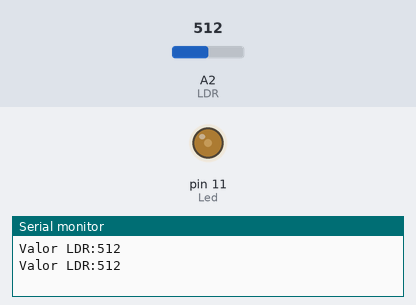
The sketch below on a simulated Arduino Uno, built with avr-gcc and run on an emulated ATmega328P. On the bench: output pins drawn as LEDs (lit = HIGH), the last lines printed to the serial monitor. The inputs (shaded band) are chosen by the test bench; at power-on: A2 (LDR) = 512.

Above: at 1.5 s.
1.6 s: A2 (LDR) set to 306
At 3.4 s:
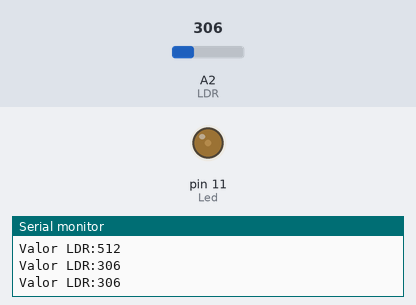
3.7 s: A2 (LDR) set to 0
At 4.6 s:
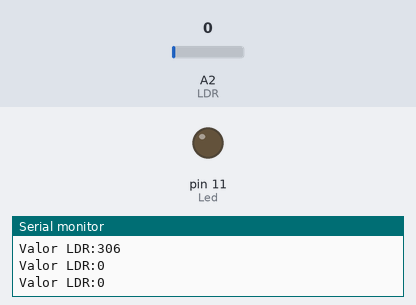
5.2 s: A2 (LDR) set to 5
6.7 s: A2 (LDR) set to 8
At 7.9 s:
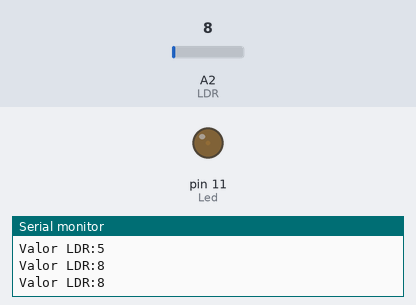
8.2 s: A2 (LDR) set to 900
At 9.3 s:
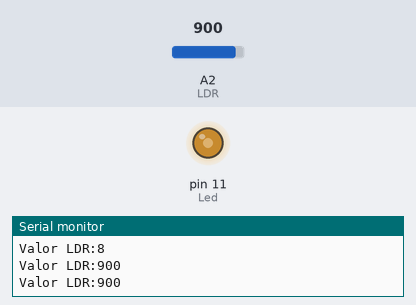
Timing chart, 0 to 10.7 s (numbered marks = the images above; inputs shaded):
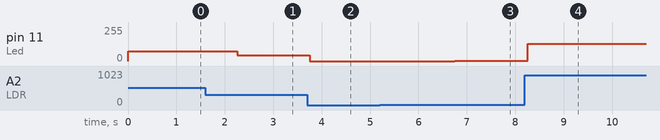

The sketch:

SensorLDR.ino
```cpp
//Definimos constantes
#define LDR A2
#define Led 11
//Variable tipo entera
int ValorLDR=0,PWM=0;

void setup() {
  // put your setup code here, to run once:
  //Iniciamos la comunicacion serie con el PC
  Serial.begin(9600);
}

void loop() {
  // put your main code here, to run repeatedly:
  //La variable es igual a la lectura de pin analogico A2
  ValorLDR=analogRead(LDR);
  //Imprimimos el valor leido por el puerto serie
  Serial.print("Valor LDR:");
  Serial.println(ValorLDR);

  //Mandaremos señal pwm al led
  //proporcional al valor leido del sensor LDR

  PWM=map(ValorLDR,0,1023,0,150);
  analogWrite(Led,PWM);

  delay(750); //Espera 3/4 de segundo

}
```

Measured:
- after the input at 1.6 s, pin 11 (Led): 75/255 → 44/255 after 0.65 s
- after the input at 3.7 s, pin 11 (Led): 44/255 → 0/255 after 0.05 s
- after the input at 6.7 s, pin 11 (Led): 0/255 → 1/255 after 0.05 s
- after the input at 8.2 s, pin 11 (Led): 1/255 → 131/255 after 0.05 s
